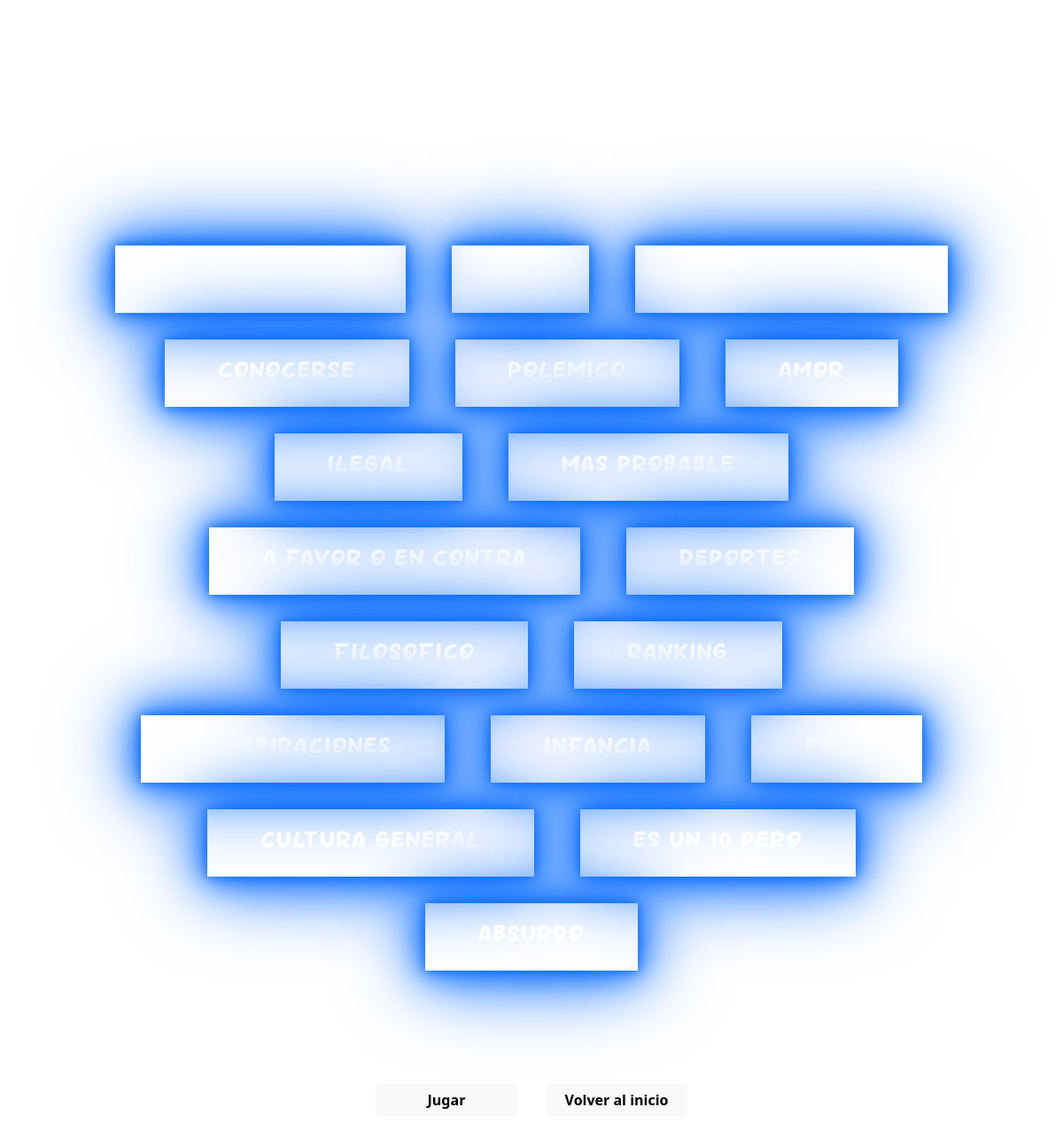
The app's page /chatter/categories/, older data.
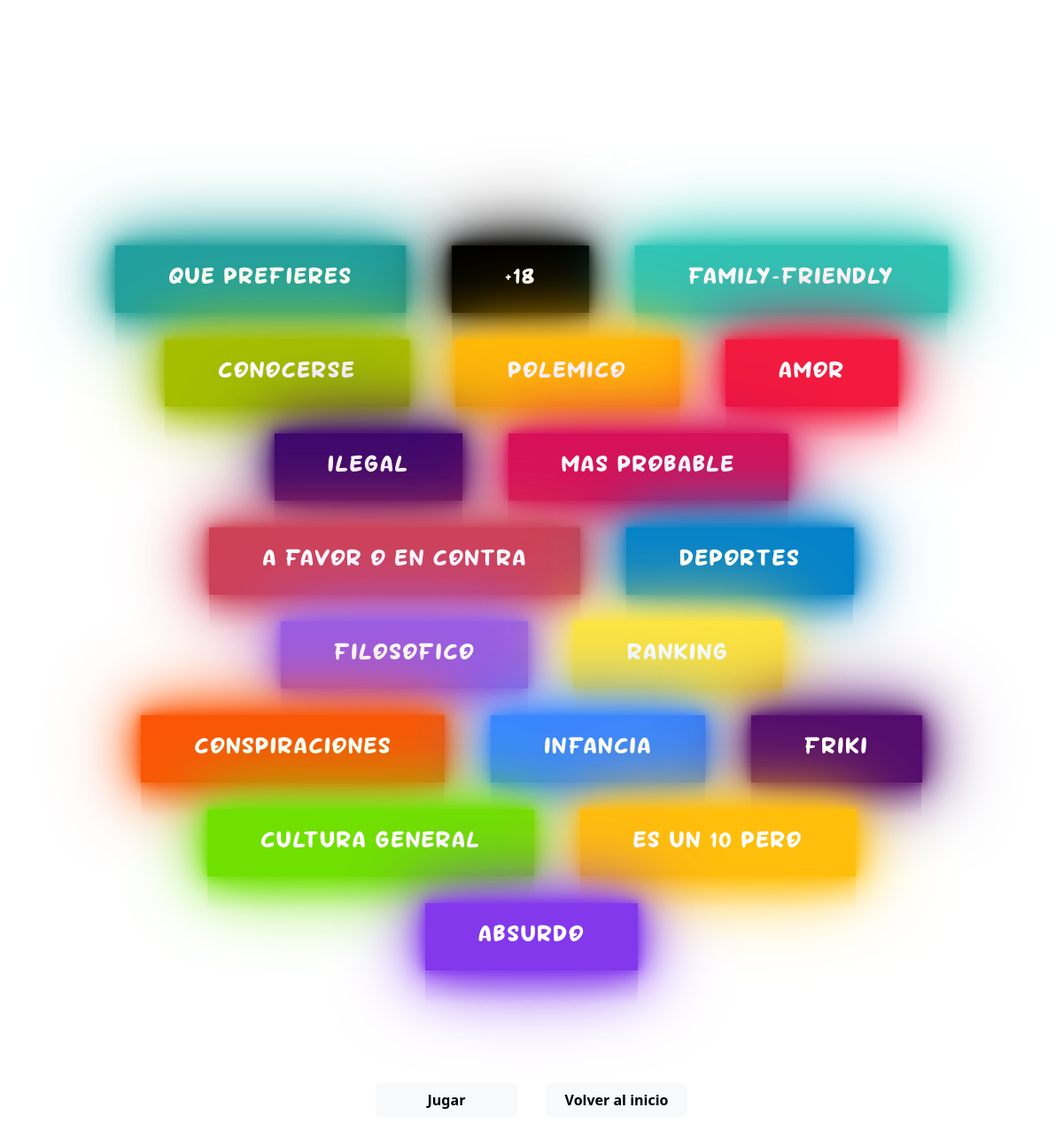
The same page, newer data.
### chatter_web/models.py (models this page shows, shortened)
class Genre(models.Model):
    name = models.CharField(max_length=200,
        help_text='Enter a theme genre (e.g. Science Fiction)')
    short = models.CharField(max_length=50,
        default='')
    color = models.CharField(max_length=10,
        default='')

### chatter_web/views.py (the view)
# urls.py: path('categories/', Categories.as_view(), name='categories'),
class Categories(ListView):
    model = Genre

### chatter_web/templates/chatter_web/genre_list.html (shortened to what this page needs)
{% extends "base.html" %}
{% load static %}
{% block content %}
<form action="{% url 'buscar' %}">
    <div class="cats" onload="chargeGenre()">
        {% for genre in genre_list %}
        <div>
        <a href="#" style="--clr: {{ genre.color }}; --i: 0" class="genreSpan" onclick="addGenre('{{ genre.short }}')"><span>{{ genre.name }}</span></a>
        </div>
          {% endfor %}
        </div>
  <div id="footer">
      <button class="btn btn-light mb boton" type="submit">Jugar</button>
      <a href="{% url 'index' %}"><button type="button" class="btn btn-light mb boton" id="back">Volver al inicio</button></a>
    </div>
  </form>
{% endblock %}

### chatter_web/templates/base.html (shortened to what this page needs)
{% load static %}
<!doctype html>
<html lang="es">
<head>
    <link href="https://cdn.jsdelivr.net/npm/bootstrap@5.2.2/dist/css/bootstrap.min.css" rel="stylesheet"
>
    <link rel="stylesheet" href="{% static 'css/custom_styles.css' %}">
</head>
<body>
    <div id="container">
        <div id="titleCard">
            <h1 id="mainTitle" class="linear-wipe">ChaTTer</h1>
        </div>
        {% block content %}{% endblock %}
    </div>
</body>
</html>

### chatter_web/static/css/custom_styles.css (style rules this page uses)
:root { --animation-time: 5s 750ms; }
body { background: url(../img/wallp.jpg) no-repeat center center fixed; }
#container { width: 100%; height: 100%; }
#titleCard { width: 100%; margin-top: 5%; padding-left: 1rem; margin-bottom: 3rem; }
#mainTitle { color: white; font-family: fifties; letter-spacing: 1rem; text-align: center; font-size: 8rem; text-align: center; }
.boton { font-weight: bold !important; }
#footer { z-index: 999; margin-top: 6rem; width: 100%; display: flex; justify-content: center; }
#footer button { margin: 1rem; }
.mb { width: 10rem; }
.cats { width: 80%; display: flex; flex-direction: row; flex-wrap: wrap; justify-content: center; margin: auto; column-gap: 2rem; text-align: center; }
.genreSpan { position: relative; padding: 20px 60px; display: flex; align-items: center; justify-content: center; background: rgba(0, 0, 0, 0.5); overflow: hidden; text-decoration: none; margin: 15px 10px; transition: 1s; -webkit-box-reflect: below 1px linear-gradient(transparent,transparent,#0004); }
input:checked ~ .genreSpan { background: var(--clr); box-shadow: 0 0 10px var(--clr), 0 0 30px var(--clr), 0 0 60px var(--clr), 0 0 100px var(--clr); }
.genreSpan::before { content: ''; position: absolute; width: 40px; height: 500%; background: var(--clr); transition: 1s; animation: animate 3s linear infinite; animation-delay: calc(-0.33s * var(--1)); }
input:checked ~ .genreSpan::before { width: 120%; }
input:checked ~ .genreSpan::after { background: var(--clr); }
span { position: relative; z-index: 1; font-size: 1.5rem; color: #fff; opacity: 0.5; text-transform: uppercase; letter-spacing: 2px; font-family: milky; }
input:checked ~ .genreSpan span, .genreSpan:hover span { opacity: 1; }

Row changes from the older to the newer data that the page shows:
now on this page (row edited): Genre: name "QUE PREFIERES", color "#21a0a0" (drawn), short "prefieres" (drawn)
now on this page (row edited): Genre: name "+18", color "#000000" (drawn), short "dieciocho" (drawn)
now on this page (row edited): Genre: name "FAMILY-FRIENDLY", color "#2ec4b6" (drawn), short "family" (drawn)
changed Genre "CONOCERSE": color empty → "#a5be00" (drawn)
changed Genre "POLEMICO": color empty → "#ffba08" (drawn)
changed Genre "AMOR": color empty → "#f21b3f" (drawn)
changed Genre "ILEGAL": color empty → "#3c096c" (drawn)
changed Genre "MAS PROBABLE": color empty → "#d81159" (drawn)
changed Genre "A FAVOR O EN CONTRA": color empty → "#ce4257" (drawn)
changed Genre "DEPORTES": color empty → "#0582ca" (drawn)
changed Genre "FILOSOFICO": color empty → "#9b5de5" (drawn)
changed Genre "RANKING": color empty → "#fee440" (drawn)
changed Genre "CONSPIRACIONES": color empty → "#fb5607" (drawn)
changed Genre "INFANCIA": color empty → "#3a86ff" (drawn)
now on this page (row edited): Genre: name "FRIKI", color "#540d6e" (drawn), short "friki" (drawn)
changed Genre "CULTURA GENERAL": color empty → "#70e000" (drawn)
changed Genre "ES UN 10 PERO": color empty → "#ffbe0b" (drawn)
changed Genre "ABSURDO": color empty → "#8338ec" (drawn)
